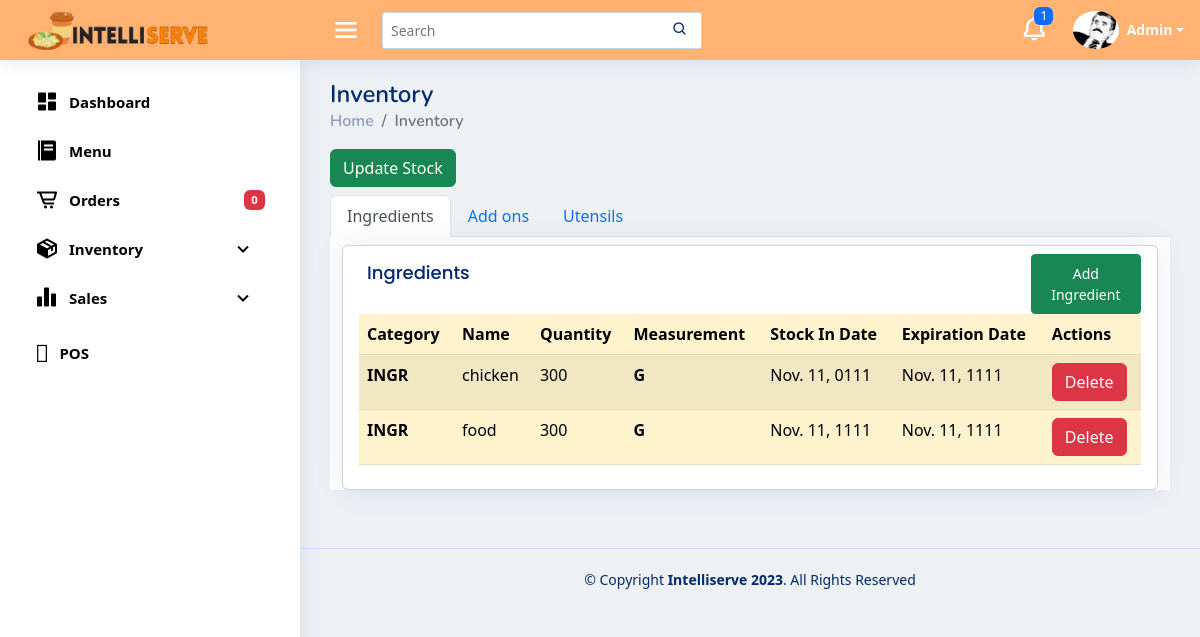
The app's page //inventory/, older data.
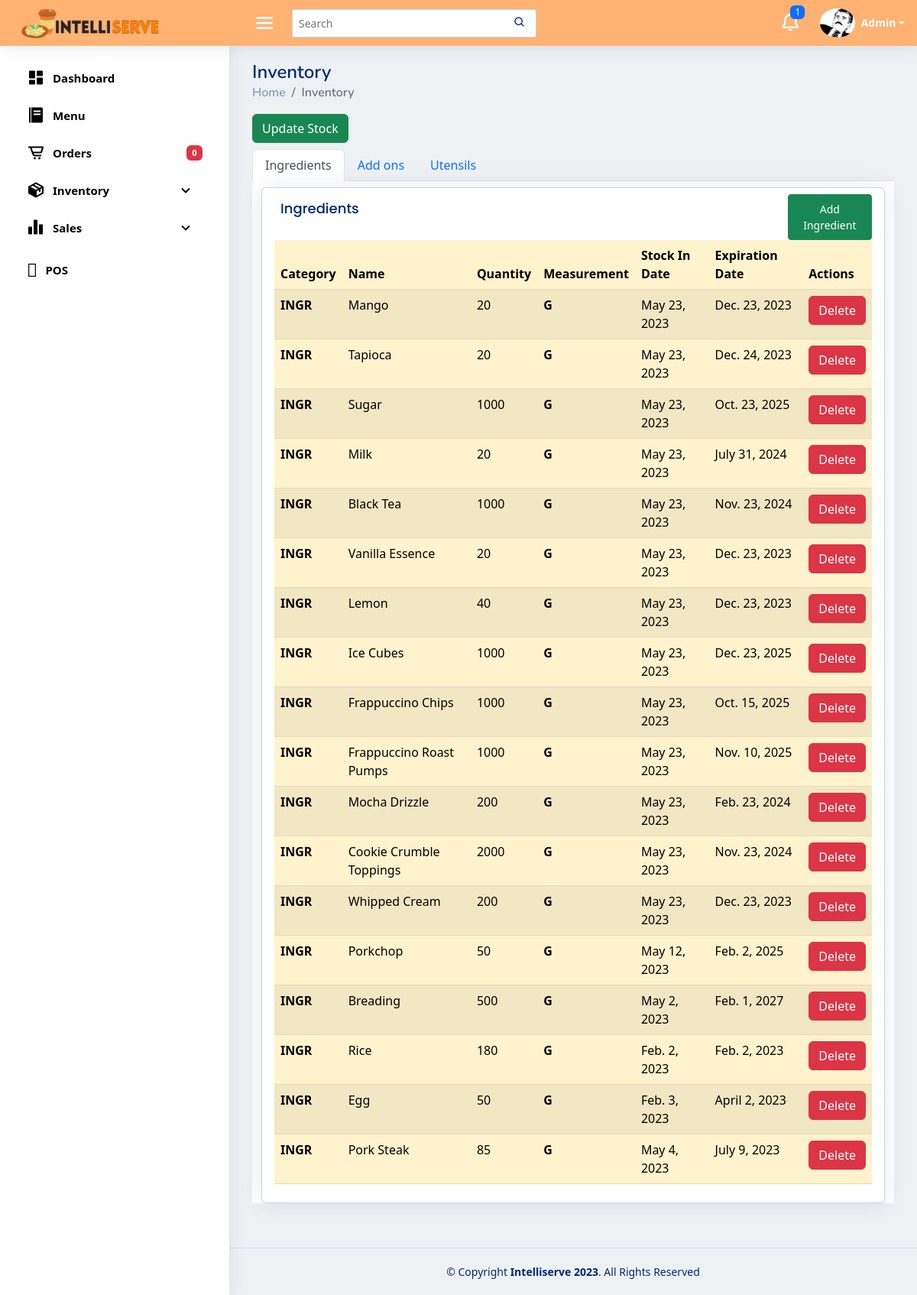
The same page, newer data.
### pos/models.py (models this page shows, shortened)
class Stocks(models.Model):
    stockname = models.CharField(max_length=50)
    stockcategory = models.CharField(choices=STOCK_CATEGORY, max_length=100)
    stockquantity = models.PositiveIntegerField()
    stockmeasurement = models.CharField(choices=STOCK_QUANTITY, max_length=100)
    stockdate_in = models.DateField()
    stockexpiration = models.DateField()

### pos/views.py (the view)
# urls.py: path('/inventory/', views.inventory, name='inventory'),
def inventory(request):
    ingridientForm = IngridientsForm()
    my_data_ingredients = Stocks.objects.all()
    my_data_addOns = Stocks.objects.all()
    my_data_utensils = Stocks.objects.all()
    all_stocks = my_data_ingredients.union(my_data_addOns, my_data_utensils)
    addOnsForm = AddOnsForm()
    utensilsForm = UtensilsForm()
    context = {
        "stock_category": STOCK_CATEGORY,
        "stock_quantity": STOCK_QUANTITY,
        "my_data_i" : my_data_ingredients.filter(stockcategory="INGR"),
        "my_data_a" : my_data_addOns.filter(stockcategory="AO"),
        "my_data_u" : my_data_utensils.filter(stockcategory="UTNSL"),
        "all_stocks": all_stocks,
        "ingridientForm": ingridientForm,
        "addOnsForm" : addOnsForm,
        "utensilsForm" : utensilsForm,
    }
    return render(request, "inventory.html", context)

### pos/forms.py
class IngridientsForm(forms.ModelForm):
    stockcategory = forms.ChoiceField(
        choices=STOCK_CATEGORY,
        widget=forms.RadioSelect,
    )
    stockmeasurement = forms.ChoiceField(
        choices=STOCK_QUANTITY,
        widget=forms.RadioSelect,
    )
    class Meta:
        model = Stocks  # Eto yung table na gagamitin
        fields = ["stockname","stockmeasurement", "stockcategory", "stockquantity", "stockdate_in", "stockexpiration"]

class AddOnsForm(forms.ModelForm):
    stockcategory = forms.ChoiceField(
        choices=STOCK_CATEGORY,
        widget=forms.RadioSelect,
    )
    stockmeasurement = forms.ChoiceField(
        choices=STOCK_QUANTITY,
        widget=forms.RadioSelect,
    )
    class Meta:
        model = Stocks  # Eto yung table na gagamitin
        fields = ["stockname","stockmeasurement", "stockcategory", "stockquantity", "stockdate_in", "stockexpiration"]

### pos/templates/inventory.html (shortened to what this page needs)
{% extends "base.html" %}
{% block content %}
    <div class="pagetitle">
      <h1>Inventory</h1>
      <nav>
        <ol class="breadcrumb">
          <li class="breadcrumb-item"><a href="/templates/index.html">Home</a></li>
          <li class="breadcrumb-item active">Inventory</li>
        </ol>
      </nav>
    </div>
    <section class="section dashboard">
      <div class="row">
        <div class="row">
          <div class="col-4">
          <button type="button" class="btn btn-success" data-bs-toggle="offcanvas"
          data-bs-target="#updateStockForm">Update Stock</button>
        </div>
        </div>
        <div class="col-lg-12 mb-2">
          <div class="row g-2">
            <div class="col-12">
              <ul class="nav nav-tabs">
                <li class="nav-item">
                  <a class="nav-link active" data-bs-toggle="tab" href="#ingredient">Ingredients</a>
                </li>
                <li class="nav-item">
                  <a class="nav-link" data-bs-toggle="tab" href="#addons">Add ons</a>
                </li>
                <li class="nav-item">
                  <a class="nav-link" data-bs-toggle="tab" href="#utensils">Utensils</a>
                </li>
              </ul>
              <div class="tab-content bg-white pt-2">
                <div class="tab-pane container active" id="ingredient">
                  <div class="card overflow-auto">
                    <div class="card-body  py-2">
                      <div class="row">
                        <div class="col-10">
                          <h5 class="card-title p-2">Ingredients</span></h5>
                        </div>
                        <div class="col-2">
                          <button type="button" class="btn btn-success p-2 btn-sm justify-content-end" data-bs-toggle="modal"
                          data-bs-target="#addingredientmodal">Add Ingredient</button>
                        </div>
                      </div>
                      <table class="table rounded table-striped table-warning " id="IngredientTable">
                        <thead>
                          <tr>
                            <th scope="col">Category</th>
                            <th scope="col">Name</th>
                            <th scope="col">Quantity</th>
                            <th scope="col">Measurement</th>
                            <th scope="col">Stock In Date</th>
                            <th scope="col">Expiration Date</th>
                            <th scope="col">Actions</th>
                          </tr>
                        </thead>
                        <tbody>
                          {% for item in my_data_i %}
                          <tr>
                            <th>{{item.stockcategory}}</th>
                            <td>{{item.stockname}}</td>
                            <td>{{item.stockquantity}}</td>
                            <th>{{item.stockmeasurement}}</th>
                            <td>{{item.stockdate_in}}</td>
                            <td>{{item.stockexpiration}}</td>
                            <td>
                              <form action="{% url 'pos:delete_stock' %}" method="POST">
                                <button type="submit" class="btn btn-danger">Delete</button>
                              </form>
                            </td>
                          </tr>
                          {% endfor %}
                        </tbody>
                      </table>
                    </div>
                  </div>
                </div>
              </div>
            </div>
          </div>
        </div>
      </div>
    </section>
    {%endblock content %}

Row changes from the older to the newer data that the page shows:
changed Stocks: stockname "chicken" → "Mango"; stockquantity "300" → "20"; stockdate_in "Nov. 11, 0111" → "May 23, 2023"; stockexpiration "Nov. 11, 1111" → "Dec. 23, 2023"
changed Stocks: stockname "food" → "Tapioca"; stockquantity "300" → "20"; stockdate_in "Nov. 11, 1111" → "May 23, 2023"; stockexpiration "Nov. 11, 1111" → "Dec. 24, 2023"
now on this page (row edited): Stocks: stockcategory "INGR", stockname "Sugar", stockquantity "1000", stockmeasurement "G", stockdate_in "May 23, 2023", stockexpiration "Oct. 23, 2025"
added Stocks: stockcategory "INGR", stockname "Milk", stockquantity "20", stockmeasurement "G", stockdate_in "May 23, 2023", stockexpiration "July 31, 2024"
added Stocks: stockcategory "INGR", stockname "Black Tea", stockquantity "1000", stockmeasurement "G", stockdate_in "May 23, 2023", stockexpiration "Nov. 23, 2024"
added Stocks: stockcategory "INGR", stockname "Vanilla Essence", stockquantity "20", stockmeasurement "G", stockdate_in "May 23, 2023", stockexpiration "Dec. 23, 2023"
added Stocks: stockcategory "INGR", stockname "Lemon", stockquantity "40", stockmeasurement "G", stockdate_in "May 23, 2023", stockexpiration "Dec. 23, 2023"
added Stocks: stockcategory "INGR", stockname "Ice Cubes", stockquantity "1000", stockmeasurement "G", stockdate_in "May 23, 2023", stockexpiration "Dec. 23, 2025"
added Stocks: stockcategory "INGR", stockname "Frappuccino Chips", stockquantity "1000", stockmeasurement "G", stockdate_in "May 23, 2023", stockexpiration "Oct. 15, 2025"
added Stocks: stockcategory "INGR", stockname "Frappuccino Roast Pumps", stockquantity "1000", stockmeasurement "G", stockdate_in "May 23, 2023", stockexpiration "Nov. 10, 2025"
added Stocks: stockcategory "INGR", stockname "Mocha Drizzle", stockquantity "200", stockmeasurement "G", stockdate_in "May 23, 2023", stockexpiration "Feb. 23, 2024"
added Stocks: stockcategory "INGR", stockname "Cookie Crumble Toppings", stockquantity "2000", stockmeasurement "G", stockdate_in "May 23, 2023", stockexpiration "Nov. 23, 2024"
added Stocks: stockcategory "INGR", stockname "Whipped Cream", stockquantity "200", stockmeasurement "G", stockdate_in "May 23, 2023", stockexpiration "Dec. 23, 2023"
added Stocks: stockcategory "INGR", stockname "Porkchop", stockquantity "50", stockmeasurement "G", stockdate_in "May 12, 2023", stockexpiration "Feb. 2, 2025"
added Stocks: stockcategory "INGR", stockname "Breading", stockquantity "500", stockmeasurement "G", stockdate_in "May 2, 2023", stockexpiration "Feb. 1, 2027"
added Stocks: stockcategory "INGR", stockname "Rice", stockquantity "180", stockmeasurement "G", stockdate_in "Feb. 2, 2023", stockexpiration "Feb. 2, 2023"
added Stocks: stockcategory "INGR", stockname "Egg", stockquantity "50", stockmeasurement "G", stockdate_in "Feb. 3, 2023", stockexpiration "April 2, 2023"
added Stocks: stockcategory "INGR", stockname "Pork Steak", stockquantity "85", stockmeasurement "G", stockdate_in "May 4, 2023", stockexpiration "July 9, 2023"
